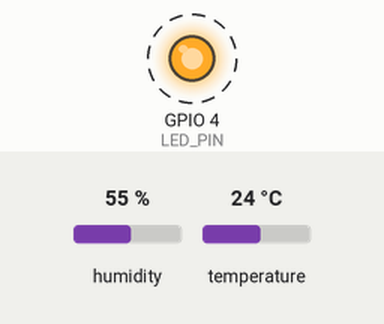
Simulated run of this sketch. Board: ESP32. Parts: output pins drawn as LEDs (lit = HIGH). Dashed ring = blinking. The test bench sets the inputs (shaded band); at power-on: humidity 55 %, temperature 24 °C. What the sketch prints to the serial monitor is not drawn.

Above: at 1.2 s.
Timing chart, 0 to 4.0 s (numbered marks = the images above):
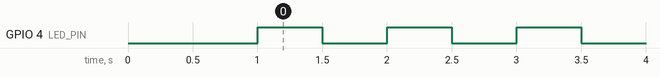

Measured:
- by itself, GPIO 4 (LED_PIN): alternates HIGH for 0.50 s and LOW for 0.50 s

The sketch:

FreeRTOS_MultiTasking_System.ino
```cpp
#include<Arduino.h>
#include <DHT.h>

DHT dht(2,DHT11);
const int LED_PIN=4;
QueueHandle_t sensorQueue;


typedef struct
{
  float temperature;
  float humidity;
} SensorData;


void ledTask(void *pvParameters)
{
  pinMode(LED_PIN, OUTPUT);

  while (1)
  {
    digitalWrite(LED_PIN, HIGH);
    vTaskDelay(pdMS_TO_TICKS(500));

    digitalWrite(LED_PIN, LOW);
    vTaskDelay(pdMS_TO_TICKS(500));
  }
}


void sensorTask(void *pvParameters)
{
  SensorData data;

  while (1)
  {
    data.temperature = dht.readTemperature();
    data.humidity = dht.readHumidity();


    if (!isnan(data.temperature) && !isnan(data.humidity))
    {
      if (xQueueSend(sensorQueue, &data, pdMS_TO_TICKS(100)) == pdPASS)
      {
        Serial.println("Data Sent");
      }
    }
    else
    {
      Serial.println("DHT Read Failed");
    }

    vTaskDelay(pdMS_TO_TICKS(2000));
  }
}


void serialTask(void *pvParameters)
{
  SensorData receivedData;

  while (1)
  {
    if (xQueueReceive(sensorQueue, &receivedData, portMAX_DELAY) == pdTRUE)
    {
      Serial.println("-------------------------");

      Serial.print("Temperature : ");
      Serial.print(receivedData.temperature);
      Serial.println(" °C");

      Serial.print("Humidity : ");
      Serial.print(receivedData.humidity);
      Serial.println(" %");

      Serial.println("-------------------------");
    }
  }
}


void setup()
{
  Serial.begin(115200);
  delay(1000);

  Serial.println("Setup Started");

  dht.begin();

  sensorQueue = xQueueCreate(5, sizeof(SensorData));

  if (sensorQueue == NULL)
  {
    Serial.println("Queue Creation Failed!");
    while (1);
  }

  Serial.println("Queue Created");

  xTaskCreate(
      ledTask,
      "LED Task",
      2048,
      NULL,
      1,
      NULL);

  xTaskCreate(
      sensorTask,
      "Sensor Task",
      4096,
      NULL,
      1,
      NULL);

  xTaskCreate(
      serialTask,
      "Serial Task",
      4096,
      NULL,
      1,
      NULL);
}

void loop()
{
}
```
